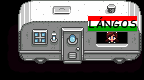

A 2D game scene composited from a Tiled map and its tileset images. What follows is a short description and the map's XML, with every tile layer's data as written:
An orthogonal 9x5 tile map with 16x16 px tiles, 3 tile layers (Back2, Buildings, Front), 2 tilesets and 2 objects (2x TileData).

<map version="1.10" tiledversion="1.11.2" orientation="orthogonal" renderorder="right-down" width="9" height="5" tilewidth="16" tileheight="16" infinite="0" nextlayerid="13" nextobjectid="4">
 <tileset firstgid="1" name="spring_LangosVendor" tilewidth="16" tileheight="16" tilecount="32" columns="8">
  <image source="spring_LangosVendor.png" width="128" height="64" />
 </tileset>
 <tileset firstgid="33" name="spring_HG_Shadows" tilewidth="16" tileheight="16" tilecount="475" columns="19">
  <image source="spring_HG_Shadows.png" width="304" height="400" />
 </tileset>
 <layer id="12" name="Back2" width="9" height="5">
  <properties>
   <property name="Draw" value="Back" />
  </properties>
  <data encoding="csv">
0,0,0,0,0,0,0,0,0,
166,167,167,167,167,167,167,167,168,
185,186,186,186,186,186,186,186,168,
185,186,186,186,186,186,186,186,187,
204,205,205,205,205,205,205,205,206
</data>
 </layer>
 <objectgroup id="11" name="Back2" />
 <layer id="3" name="Buildings" width="9" height="5">
  <data encoding="csv">
0,0,0,0,0,0,0,0,0,
0,0,0,0,0,0,0,0,0,
0,17,18,19,20,21,22,23,24,
0,25,26,27,28,29,30,31,32,
0,0,0,0,0,0,0,0,0
</data>
 </layer>
 <objectgroup id="4" name="Buildings">
  <object id="1" name="TileData" x="96" y="48" width="16" height="16">
   <properties>
    <property name="Action" value="OpenShop Bencedemon.HG_LangosVendor" />
   </properties>
  </object>
  <object id="3" name="TileData" x="112" y="48" width="16" height="16">
   <properties>
    <property name="Action" value="OpenShop Bencedemon.HG_LangosVendor" />
   </properties>
  </object>
 </objectgroup>
 <layer id="7" name="Front" width="9" height="5">
  <data encoding="csv">
0,1,2,3,4,5,6,7,8,
0,9,10,11,12,13,14,15,16,
0,17,18,19,20,21,22,23,24,
0,0,0,0,0,0,0,0,0,
0,0,0,0,0,0,0,0,0
</data>
 </layer>
 <objectgroup id="8" name="Front" />
</map>
